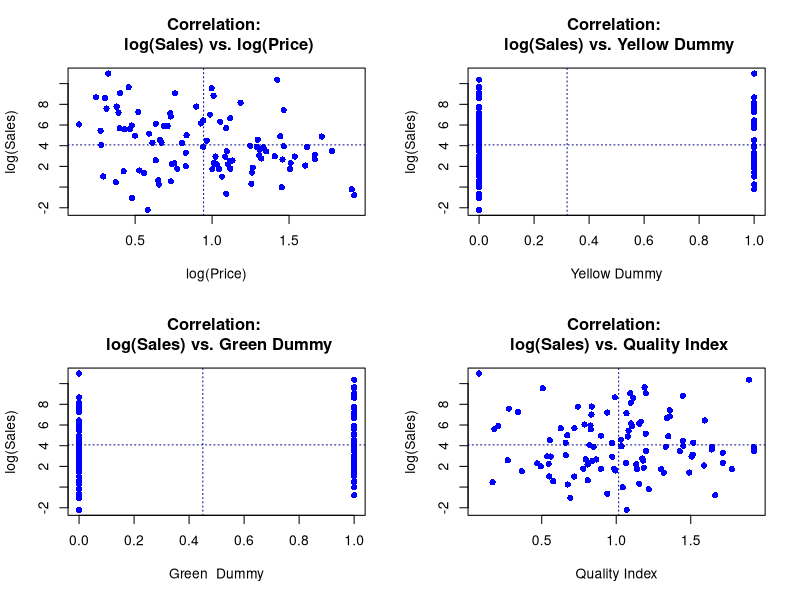
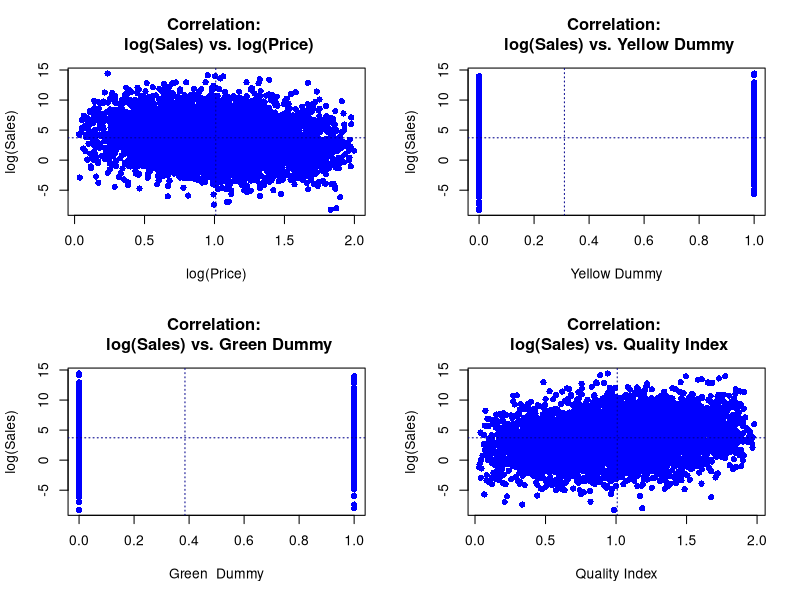

Source code (R) for these figures, in order:
## ---- chunk 1
knitr::opts_chunk$set(message=F,warning=F)
## ---- chunk 2
# Simulate a data set for regression illustratoin

# true model logQ is funciton of logP, dummy1, dummy2,  a quality

set.seed(0)

####
#### data generation
####

n = 100  # number of observation
trueB = c(3,-3, 1.5, 0.7, 3)
err = rnorm(n,sd=3)  # error term simulation

u1 = runif(n)
u2 = runif(n)
u3 = runif(n)
u4 = runif(n)

logPr = u1 +  u2
quality = u3 + u2
dummy1 = (u4> 0.7)*1.0
dummy2 = ((u4<0.7)&(u4>0.3))*1.0

logQ= trueB[1] + trueB[2]*logPr + trueB[3]*dummy1 + trueB[4]*dummy2 + trueB[5]*quality + err

summary(cbind(logQ,logPr, dummy1, dummy2,quality))
## ---- chunk 3
####
#### plotting 
####
par(mfrow=c(2,2))
plot(x=logPr, y=logQ, col="blue", main="Correlation: \n log(Sales) vs. log(Price)",
     xlab="log(Price)", ylab = "log(Sales)", pch=16)
abline(h=mean(logQ),col="dark blue",lty="dotted")
abline(v=mean(logPr),col="dark blue",lty="dotted")

plot(x=dummy1, y=logQ, col="blue", main="Correlation: \n log(Sales) vs. Yellow Dummy",
     xlab="Yellow Dummy", ylab = "log(Sales)", pch=16)
abline(h=mean(logQ),col="dark blue",lty="dotted")
abline(v=mean(dummy1),col="dark blue",lty="dotted")

plot(x=dummy2, y=logQ, col="blue", main="Correlation: \n log(Sales) vs. Green Dummy",
     xlab="Green  Dummy", ylab = "log(Sales)", pch=16)
abline(h=mean(logQ),col="dark blue",lty="dotted")
abline(v=mean(dummy2),col="dark blue",lty="dotted")

plot(x=quality, y=logQ, col="blue", main="Correlation: \n log(Sales) vs. Quality Index",
     xlab="Quality Index", ylab = "log(Sales)", pch=16)
abline(h=mean(logQ),col="dark blue",lty="dotted")
abline(v=mean(quality),col="dark blue",lty="dotted")
## ---- chunk 4
####
#### correlation matrix
####

corrout = cor(cbind(logQ,logPr, dummy1, dummy2,quality))
print(round(corrout,digits=4))

####
#### regression output
####

regout_full = lm(logQ ~ logPr+dummy1+dummy2+quality)
print(summary(regout_full))

regout_short = lm(logQ ~ logPr+dummy1+dummy2)
print(summary(regout_short))
## ---- chunk 5
set.seed(26)

n = 5000
trueB = c(3,-3, 1.5, 0.7, 3)
err = rnorm(n,sd=3)

u1 = runif(n)
u2 = runif(n)
u3 = runif(n)
u4 = runif(n)

logPr = u1 +  u2
quality = u3 + u2
dummy1 = (u4> 0.7)*1.0
dummy2 = ((u4<0.7)&(u4>0.3))*1.0

logQ= trueB[1] + trueB[2]*logPr + trueB[3]*dummy1 + trueB[4]*dummy2 + trueB[5]*quality + err
## ---- chunk 6
par(mfrow=c(2,2))
plot(x=logPr, y=logQ, col="blue", main="Correlation: \n log(Sales) vs. log(Price)",
     xlab="log(Price)", ylab = "log(Sales)", pch=16)
abline(h=mean(logQ),col="dark blue",lty="dotted")
abline(v=mean(logPr),col="dark blue",lty="dotted")

plot(x=dummy1, y=logQ, col="blue", main="Correlation: \n log(Sales) vs. Yellow Dummy",
     xlab="Yellow Dummy", ylab = "log(Sales)", pch=16)
abline(h=mean(logQ),col="dark blue",lty="dotted")
abline(v=mean(dummy1),col="dark blue",lty="dotted")

plot(x=dummy2, y=logQ, col="blue", main="Correlation: \n log(Sales) vs. Green Dummy",
     xlab="Green  Dummy", ylab = "log(Sales)", pch=16)
abline(h=mean(logQ),col="dark blue",lty="dotted")
abline(v=mean(dummy2),col="dark blue",lty="dotted")

plot(x=quality, y=logQ, col="blue", main="Correlation: \n log(Sales) vs. Quality Index",
     xlab="Quality Index", ylab = "log(Sales)", pch=16)
abline(h=mean(logQ),col="dark blue",lty="dotted")
abline(v=mean(quality),col="dark blue",lty="dotted")
## ---- chunk 7
regout_full = lm(logQ ~ logPr+dummy1+dummy2+quality)
print(summary(regout_full))

regout_short = lm(logQ ~ logPr+dummy1+dummy2)
print(summary(regout_short))
## ---- chunk 8
round(cor(cbind(logQ,logPr, dummy1, dummy2,quality)),2)
## ---- chunk 9
set.seed(26)

n = 5000
trueB = c(3,-3, 1.5, 0.7, 3)
err = rnorm(n,sd=3)

u1 = runif(n)
u2 = runif(n)
u3 = runif(n)
u4 = runif(n)

logPr = u1 +  u2
quality = u3
dummy1 = (u4> 0.7)*1.0
dummy2 = ((u4<0.7)&(u4>0.3))*1.0

logQ= trueB[1] + trueB[2]*logPr + trueB[3]*dummy1 + trueB[4]*dummy2 + trueB[5]*quality + err
## ---- chunk 10
round(cor(cbind(logQ,logPr, dummy1, dummy2,quality)),2)
## ---- chunk 11
regout_full = lm(logQ ~ logPr+dummy1+dummy2+quality)
print(summary(regout_full))

regout_short = lm(logQ ~ logPr+dummy1+dummy2)
print(summary(regout_short))
## ---- chunk 12
setwd("C:/workspace/Github/snu_edu/3 semester/Data Driven Marketing Analytics/HW1")
didmarket = read.csv('didmarket.csv')

# brand
#	1. Dove
#	2. Palmolive
#	3. Dawn
#	4. Joy
#	5. Cascade
#	6. Ivory
#	7. Dominicks


# check demand with log-log model
v = matrix(didmarket$volume,ncol=7)
pr = matrix(didmarket$price,ncol=7)
pm = matrix(didmarket$promo,ncol=7)
w = matrix(didmarket$wpr,ncol=7)

b= matrix(0, nrow=7, ncol=9)
for (k in 1:7){
	tempb = lm(log(v[,k])~log(pr)+pm[,k])
	b[k,]=tempb$coefficients
	print(summary(tempb))
}

# fit the model logS(k) = logPr(1,..,7)+logLaggedS(k) with 1 year data
b1= matrix(0, nrow=7, ncol=9)
for (k in 1:7){
	tempb = lm(log(v[11:62,k])~log(pr[11:62,])+log(v[10:61,k]))
	b1[k,]=tempb$coefficients
	print(summary(tempb))
}

# expected profit at average price and average wholesale price
avgpr = colMeans(pr[11:62,])
avgwp = colMeans(w[11:62,])
avgv = colMeans(v[11:62,])
avgvlag = colMeans(v[10:61,])

predictor = cbind(rep(1,7),t(matrix(rep(log(avgpr),7),nrow=7)),log(avgvlag))
predictedv = exp(rowSums(predictor*b1))
predictedprofit = sum(predictedv*(avgpr-avgwp))

weightedprice = sum(predictedv*avgpr)/sum(predictedv)

bound = weightedprice*0.05

profit = function(newprice){

	if (max(abs((newprice-avgpr)/avgpr))>0.05) npredictedprofit = max(abs((newprice-avgpr)/avgpr))*(-10000)
	else {
		npredictor = cbind(rep(1,7),t(matrix(rep(log(newprice),7),nrow=7)),log(avgvlag))
		npredictedv = exp(rowSums(npredictor*b1))
		
		nweightedprice = sum(npredictedv*newprice)/sum(npredictedv)

		if (abs(nweightedprice-weightedprice)>bound) npredictedprofit = abs(nweightedprice-weightedprice)*(-10000)
		else npredictedprofit = sum(npredictedv*(newprice-avgwp))
	}
	return(-npredictedprofit)
}


optprice = optim(avgpr,profit,control=list(maxit=5000))

print(cbind(avgpr,optprice$par,optprice$par/avgpr-1))
